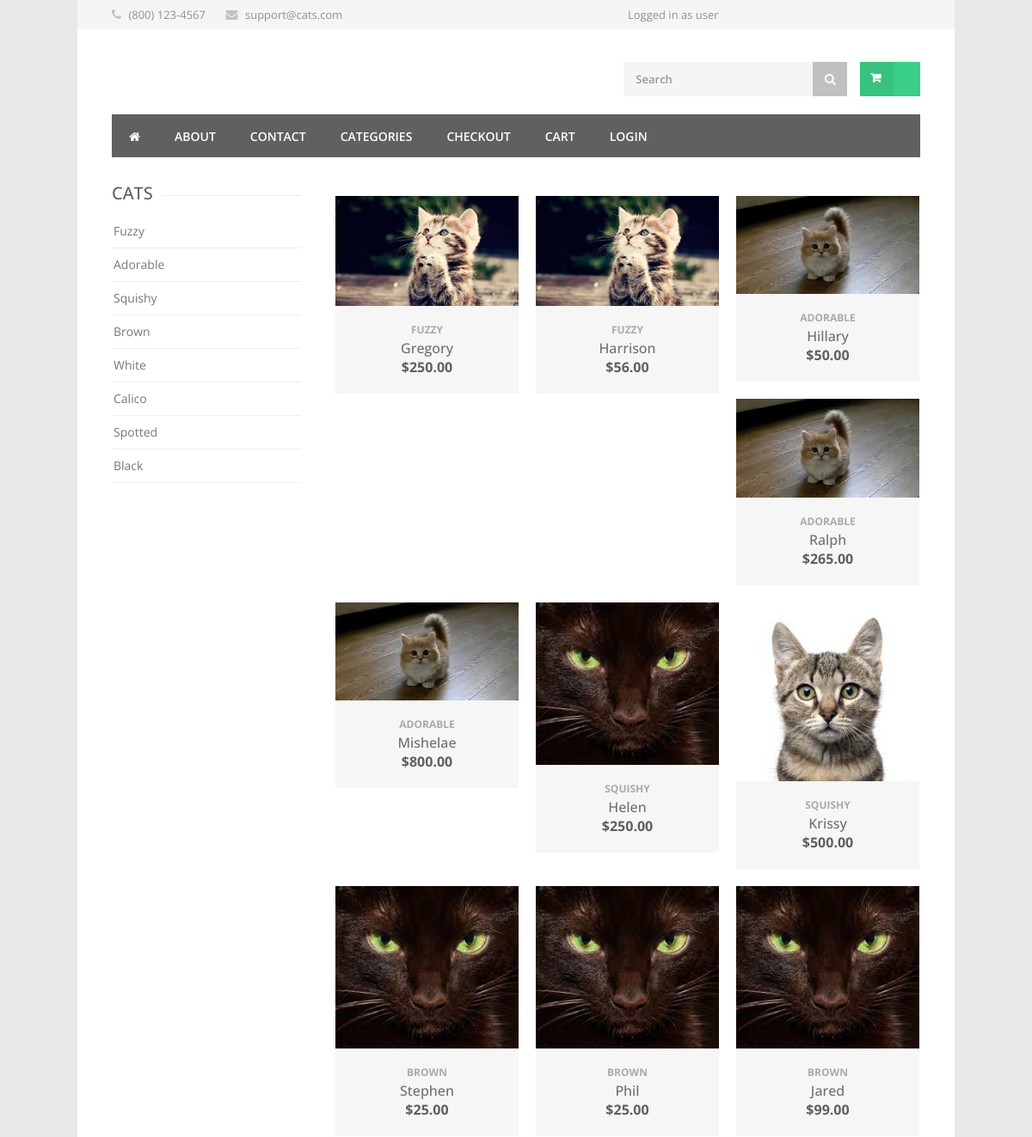
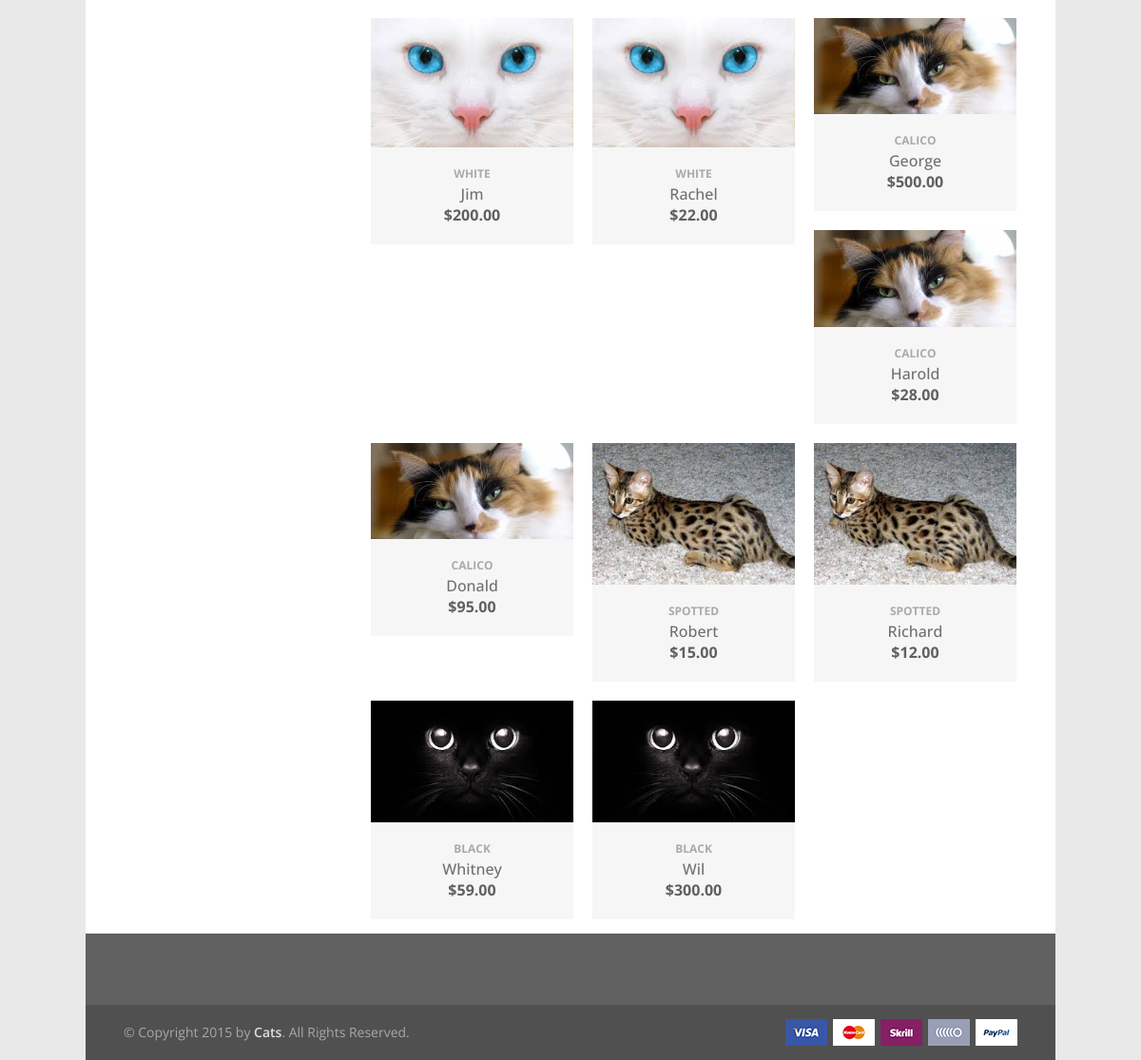
The app's page /categories (signed in) with its own data (2 pictures, top to bottom).
### polls/models.py (models this page shows)
class Category(models.Model):
	description = models.CharField(max_length=20)
	def __unicode__(self):
		return self.description

class Item(models.Model):
	price = models.IntegerField(default=0)
	description = models.CharField(max_length=20)
	category = models.ForeignKey(Category)
	picture = models.CharField(max_length=50)
	def __unicode__(self):
		return self.description

### polls/views.py (the view)
# urls.py: url(r'^categories$', views.categories, name="categories"),
def categories(request):
	title = "Categories";
	name = "Adam";
	c = Category.objects.all();
	i = Item.objects.all();
	myVars = []
	for x in c:
		myVars.append({"Category": x, "Items": i.filter(category=x)})
	context = {'pageVars': myVars}
	return render(request, 'categories.html', context);

### polls/templates/categories.html (shortened to what this page needs)
{% include "head.html" %}
{% load staticfiles %}
<div class="container">
	<div class="four columns">
		<div class="widget margin-top-0">
			<h3 class="headline">Cats</h3><span class="line"></span><div class="clearfix"></div>
			<ul id="categories">
				{% for i in pageVars %}
					<li><a href="#">{{ i.Category }}</a>
					</li>
				{% endfor %}
			</ul>
			<div class="clearfix"></div>
		</div>
	</div>
	<div class="twelve columns products">
		{% for c in pageVars %}
			{% for item in c.Items %}
				<div class="four shop columns">
					<figure class="product">
						<div class="mediaholder">
							<a href="{% url 'polls:details' %}/{{ item.id }}">
								<img alt="" src="{% static '' %}{{ item.picture}}.jpg"/>
							</a>
						</div>
						<a href="{% url 'polls:details' %}/{{ item.id }}">
							<section>
								<span class="product-category">{{ c.Category }}</span>
								<h5>{{ item }}</h5>
								<span class="product-price">${{ item.price }}.00</span>
							</section>
						</a>
					</figure>
				</div>
			{% endfor %}
		{% endfor %}
	</div>
</div>
{% include "foot.html" %}

### polls/templates/head.html (shortened to what this page needs)
<!DOCTYPE html>
<html lang="en">
<head>
{% load staticfiles %}
<link rel="stylesheet" type="text/css" href="{% static 'polls/css/style.css' %}">
<link rel="stylesheet" href="{% static 'polls/css/colors/green.css' %}" id="colors">
</head>
<body class="boxed">
<div id="wrapper">
<div id="top-bar">
	<div class="container">
		<div class="ten columns">
			<ul class="top-bar-menu">
				<li><i class="fa fa-phone"></i> (800) 123-4567</li>
				<li><i class="fa fa-envelope"></i> <a href="#">support@cats.com</a></li>
			</ul>
		</div>
		{% if request.user.is_authenticated %}
		<div class="six columns">
			<ul class="top-bar-menu">
				<li>Logged in as {{ user.username }}</li>
			</ul>
		</div>
		{% endif %}
	</div>
</div>
<div class="container">
	<div class="four columns">
			<div id="logo">
				<h1>&nbsp;</h1>
			</div>
	</div>
	<div class="twelve columns">
	</div>
	<div class="twelve columns">
		<div id="cart">
			<div class="cart-btn">
				<a href="#" class="button adc">&nbsp;</a>
			</div>
		</div>
		<nav class="top-search">
			<form action="#" method="get">
				<button><i class="fa fa-search"></i></button>
				<input class="search-field" type="text" placeholder="Search" value=""/>
			</form>
		</nav>
	</div>
</div>
<div class="container">
	<div class="sixteen columns">
		<nav id="navigation">
			<ul class="menu" id="responsive">
				<li><a href="{% url 'polls:home' %}"><i class="fa fa-home"></i></a></li>
				<li><a href="{% url 'polls:about' %}">about</a></li>
				<li><a href="{% url 'polls:contact' %}">contact</a></li>
				<li><a href="{% url 'polls:categories' %}">categories</a></li>
				<li><a href="{% url 'polls:checkout' %}">checkout</a></li>
				<li><a href="{% url 'polls:cart' %}">cart</a></li>
				<li><a href="{% url 'polls:login' %}">login</a></li>
			</ul>
		</nav>
	</div>
</div>

### polls/static/polls/css/colors/green.css (style rules this page uses)
.top-search button:hover, .cart-buttons a, .cart-buttons a.checkout, .menu > li:hover .current, .menu > li.sfHover .current, .menu > li:hover, .menu > li.sfHover, li.dropdown ul li a:hover, #jPanelMenu-menu li a:hover, input[type="button"], input[type="submit"], a.button, a.button.color, a.button.dark:hover, a.button.gray:hover, .icon-box:hover span, .tp-leftarrow:hover, .tp-rightarrow:hover, .sb-navigation-left:hover, .sb-navigation-right:hover, .product-discount, .newsletter-btn, #categories li a:hover, #categories li a.active, .flexslider .flex-prev:hover, .flexslider .flex-next:hover, .rsDefault .rsArrowIcn:hover, .hover-icon, #backtotop a:hover, #filters a:hover, #filters a.selected { background-color: #3acf87; }
a, .happy-clients-author, #categories li li a.active span, #categories li li a.active, #additional-menu ul li a:hover, #additional-menu ul li a:hover span, .mega a:hover, .mega ul li p a, #not-found i, .dropcap, .list-1.color li:before, .list-2.color li:before, .list-3.color li:before, .list-4.color li:before, .comment-by span.reply a:hover, .comment-by span.reply a:hover i, #categories li ul li a:hover span, #categories li ul li a:hover, table .cart-title a:hover, .st-val a:hover, .meta a:hover { color: #3acf87; }

### polls/static/polls/css/base.css (style rules this page uses)
html, body, div, span, applet, object, iframe, h1, h2, h3, h4, h5, h6, p, blockquote, pre, a, abbr, acronym, address, big, cite, code, del, dfn, em, img, ins, kbd, q, s, samp, small, strike, strong, sub, sup, tt, var, b, u, i, center, dl, dt, dd, ol, ul, li, fieldset, form, label, legend, table, caption, tbody, tfoot, thead, tr, th, td, article, aside, canvas, details, embed, figure, figcaption, footer, header, hgroup, menu, nav, output, ruby, section, summary, time, mark, audio, video { margin: 0; padding: 0; border: 0; font-size: 100%; font: inherit; vertical-align: baseline; }
article, aside, details, figcaption, figure, footer, header, hgroup, menu, nav, section { display: block; }
body { line-height: 1; }
ol, ul { list-style: none; }
body { background: #fff; font-size: 14px; line-height: 24px; color: #888; -webkit-font-smoothing: antialiased; -webkit-text-size-adjust: 100%; }
#wrapper { padding: 0; background-color: #fff; }
body.boxed { margin: 0 auto; background: #e9e9e9; }
body, h1, h2, h3, h4, h5, h6, input[type="button"], input[type="submit"], input[type="text"], input[type="password"], input[type="email"], textarea, select, button { font-family: "Open Sans", "HelveticaNeue", "Helvetica Neue", Helvetica, Arial, sans-serif; }
#wrapper img { height: auto; max-width: 100%; }
img, object, video { height: auto; display:block; }
img { width: auto; border: 0; -ms-interpolation-mode: bicubic; }
.margin-top-0 { margin-top: 0 !important; }
h1, h2, h3, h4, h5, h6 { color: #606060; font-weight: 500; }
h1 { font-size: 28px; line-height: 50px; }
h3 { font-size: 20px; line-height: 34px; }
h5 { font-size: 16px; line-height: 24px; }
a { color: #3acf87; text-decoration: none; outline: 0; -webkit-transition: color 0.2s ease-in-out; -moz-transition: color 0.2s ease-in-out; -o-transition: color 0.2s ease-in-out; -transition: color 0.2s ease-in-out; }
ul, ol { margin: 0; }
ul { list-style: none outside; }
li { line-height: 18px; }
input[type="text"], input[type="password"], input[type="email"], textarea, select { padding: 10px 12px; outline: none; font-size: 13px; color: #999; margin: 0; max-width: 100%; display: block; background: #f5f5f5; border: 1px solid #f5f5f5; font-weight: 600; }
input { -webkit-transition: all 0.1s ease-in-out; -moz-transition: all 0.1s ease-in-out; -o-transition: all 0.1s ease-in-out; -ms-transition: all 0.1s ease-in-out; transition: all 0.1s ease-in-out; }

### records on screen
Category: Category "Fuzzy", Category "FUZZY"
Category: Category "Adorable", Category "ADORABLE"
Category: Category "Squishy", Category "SQUISHY"
Category: Category "Brown", Category "BROWN"
Category: Category "White", Category "WHITE"
Category: Category "Calico", Category "CALICO"
Category: Category "Spotted", Category "SPOTTED"
Category: Category "Black", Category "BLACK"
Item: picture (picture), description "Gregory", price "250"
Item: picture (picture), description "Harrison", price "56"
Item: picture (picture), description "Hillary", price "50"
Item: picture (picture), description "Ralph", price "265"
Item: picture (picture), description "Mishelae", price "800"
Item: picture (picture), description "Helen", price "250"
Item: picture (picture), description "Krissy", price "500"
Item: picture (picture), description "Stephen", price "25"
Item: picture (picture), description "Phil", price "25"
Item: picture (picture), description "Jared", price "99"
Item: picture (picture), description "Jim", price "200"
Item: picture (picture), description "Rachel", price "22"
Item: picture (picture), description "George", price "500"
Item: picture (picture), description "Harold", price "28"
Item: picture (picture), description "Donald", price "95"
Item: picture (picture), description "Robert", price "15"
Item: picture (picture), description "Richard", price "12"
Item: picture (picture), description "Whitney", price "59"
Item: picture (picture), description "Wil", price "300"

### other values on screen
{{ user.username }} "user"
